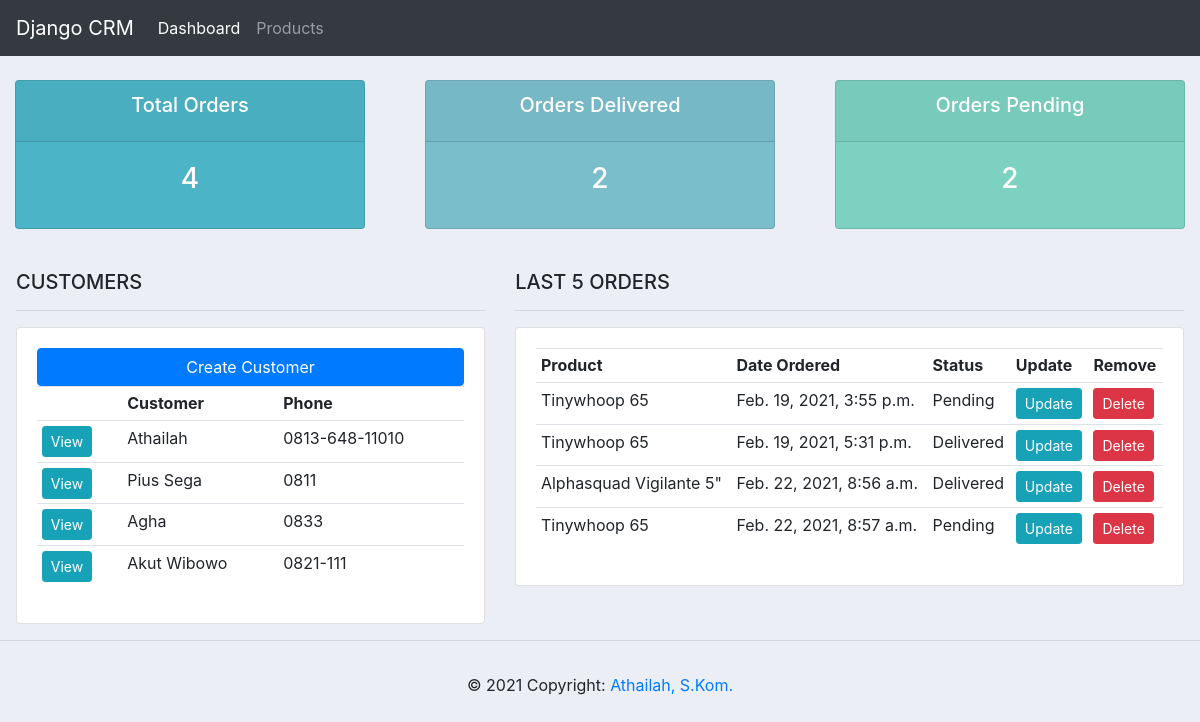
The app's page /, older data.
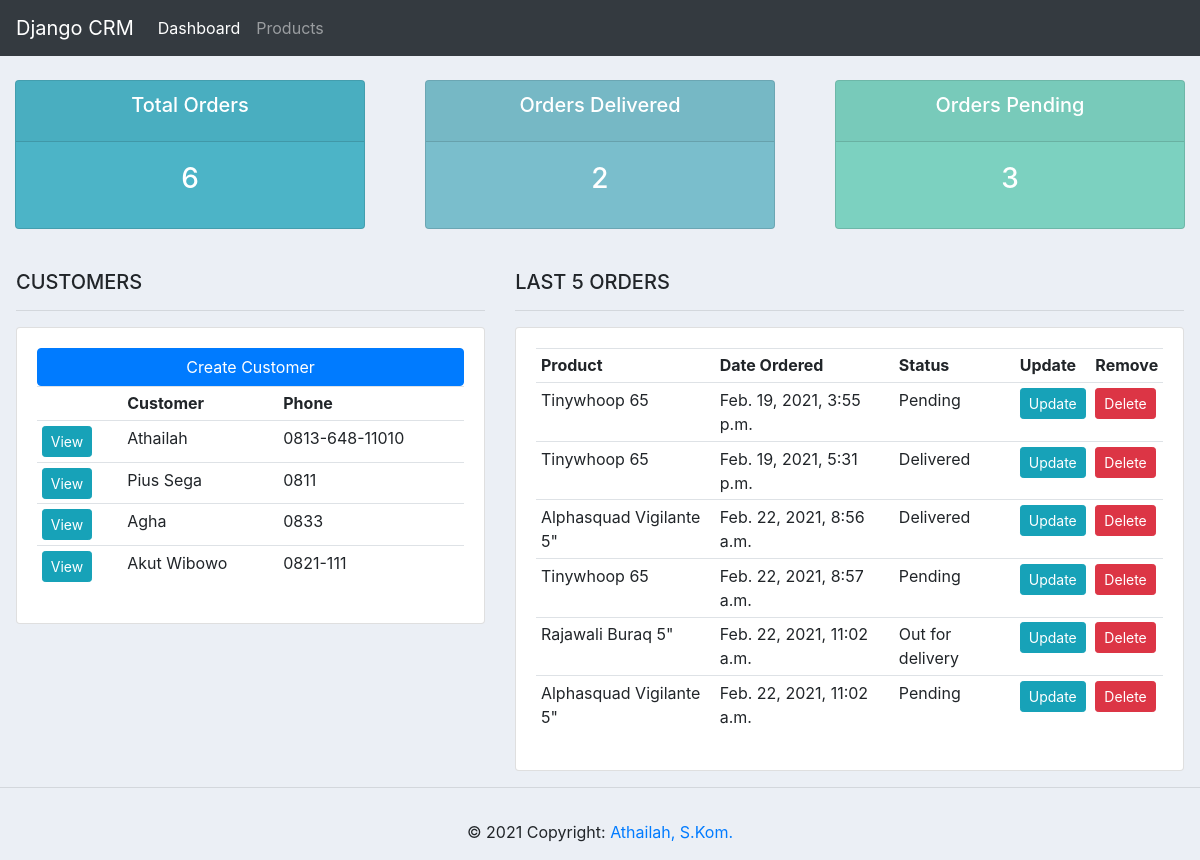
The same page, newer data.
### accounts/models.py (models this page shows, shortened)
class Customer(models.Model):
    name = models.CharField(max_length=200, null=True)
    phone = models.CharField(max_length=200, null=True)
    email = models.CharField(max_length=200, null=True)
    date_created = models.DateTimeField(auto_now_add=True, null=True)

class Order(models.Model):
    STATUS = (
                ('Pending', 'Pending'),
                ('Out for delivery', 'Out for delivery'),
                ('Delivered', 'Delivered'),
             )
    customer = models.ForeignKey(Customer, null=True, on_delete=models.SET_NULL)
    product = models.ForeignKey(Product, null=True, on_delete=models.SET_NULL)
    status = models.CharField(max_length=200, null=True, choices=STATUS)
    date_created = models.DateTimeField(auto_now_add=True, null=True)
    note = models.CharField(max_length=1000, null=True)

class Product(models.Model):
    CATEGORY = (
                 ('Indoor', 'Indoor'),
                 ('Outdoor', 'Outdoor'),
               )
    name = models.CharField(max_length=200, null=True)
    price = models.FloatField(null=True)
    category = models.CharField(max_length=200, null=True, choices=CATEGORY)
    description = models.CharField(max_length=200, null=True)
    tags = models.ManyToManyField(Tag)
    date_created = models.DateTimeField(auto_now_add=True, null=True)
    def __str__(self):
        return self.name

### accounts/views.py (the view)
# urls.py: path('', views.home, name="home"),
def home(request):
    orders = Order.objects.all()
    customers = Customer.objects.all()
    total_customers = customers.count()
    total_orders = orders.count()
    delivered = orders.filter(status='Delivered').count()
    pending = orders.filter(status='Pending').count()
    context = {'orders':orders, 'customers':customers, 'total_customers':total_customers, 'total_orders':total_orders, 'delivered':delivered, 'pending':pending}
    return render(request, 'accounts/dashboard.html', context)

### accounts/templates/accounts/dashboard.html
{% extends 'accounts/main.html' %}
{% block content %}
{% include 'accounts/status.html' %}
<br>
<div class="row dashboard">
    <div class="col-md-5">
        <h5>CUSTOMERS</h5>
        <hr>
        <div class="card card-body">
            <a class="btn btn-primary btn-sm-block" href="">Create Customer</a>
            <table class="table table-sm">
                <tr>
                    <th></th>
                    <th>Customer</th>
                    <th>Phone</th>
                </tr>
                {% for customer in customers %}
                <tr>
                    <td><a class="btn btn-sm btn-info" href="{% url 'customer' customer.id %}">View</a></td>
                    <td>{{ customer.name }}</td>
                    <td>{{ customer.phone }}</td>
                </tr>
                {% endfor %}
            </table>
        </div>
    </div>
    <div class="col-md-7">
        <h5>LAST 5 ORDERS</h5>
        <hr>
        <div class="card card-body">
            <table class="table table-sm">
                <tr>
                    <th>Product</th>
                    <th>Date Ordered</th>
                    <th>Status</th>
                    <th>Update</th>
                    <th>Remove</th>
                </tr>
                {% for order in orders %}
                <tr>
                    <td>{{ order.product }}</td>
                    <td>{{ order.date_created }}</td>
                    <td>{{ order.status }}</td>
                    <td><a class="btn btn-sm btn-info" href="{% url 'update_order' order.id %}">Update</a></td>
                    <td><a class="btn btn-sm btn-danger" href="{% url 'delete_order' order.id %}">Delete</a></td>
                </tr>
                {% endfor %}
            </table>
        </div>
    </div>
</div>
{% endblock %}

Row changes from the older to the newer data that the page shows:
added Order: product "Rajawali Buraq 5\"", date_created "Feb. 22, 2021, 11:02 a.m.", status "Out for delivery"
added Order: product "Alphasquad Vigilante 5\"", date_created "Feb. 22, 2021, 11:02 a.m.", status "Pending"
Text that changed along with them:
{{ total_orders }}: "4" → "6"
{{ pending }}: "2" → "3"
